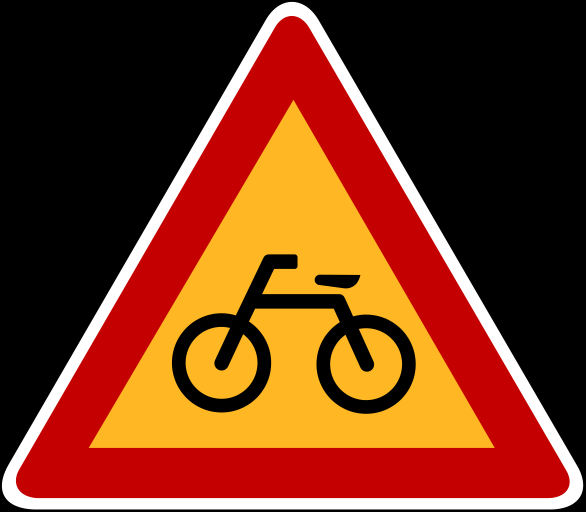
#> input picture international_2019/ThinKingo/Path_plan/_yolo/signs/bike.png, 1171 x 1024 px (shown at 1/2 size)
$ python -i util.py   (imports and definitions only)
#> lines starting #> are read from the running program, lines starting #| are printed output that depends on the picture; after the words box and inside, x2 and y2 are one past the last pixel; in counts of white or black regions, pixels touching at a corner belong together
# -*- coding: utf-8 -*-
import numpy as np
import cv2
#색상 범위 HSV
boundaries = [
    (np.array([161, 155, 84], dtype="uint8"), np.array([179, 255, 255], dtype="uint8")), # red1
    (np.array([0, 100, 70], dtype="uint8"), np.array([20, 255, 255], dtype="uint8")), # red2
    (np.array([94, 80, 200], dtype="uint8"), np.array([126, 255, 255], dtype="uint8")), # blue
    (np.array([10, 30, 50], dtype="uint8"), np.array([25, 255, 255], dtype="uint8")), #yellow
    (np.array([0, 0, 180], dtype="uint8"), np.array([180, 25, 255], dtype="uint8")) # white
]


# [64 lines left out: functions reg_of_int, draw_points, warp_image, get_birdview, not called in this run]


def Detect(img):
    #th_sobelx, th_sobely, th_mag, th_dir = (35, 100), (30, 255), (30, 255), (0.7, 1.3)
    #th_h, th_l, th_s = (10, 100), (0, 60), (85, 255)
    #combined_gradient = gradient_combine(img, th_sobelx, th_sobely, th_mag, th_dir)
    combined_hsv = cv2.cvtColor(np.zeros_like(img), cv2.COLOR_BGR2GRAY)

    for color in ['w', 'b']:
        detected = detectcolor(img, color)
        combined_hsv = cv2.bitwise_or(combined_hsv, detected)

    # [5 lines of commented-out code are left out]
    return combined_hsv


def detectcolor(img, color): # color = b, r, w, y / 이미지 상에서 색을 찾아 리턴
    minRange, maxRange = 0, 0
    if color == "w":
        (minRange, maxRange) = boundaries[4]
        mask = cv2.inRange(img, minRange, maxRange)
    elif color == "y":
        (minRange, maxRange) = boundaries[3]
        mask = cv2.inRange(img, minRange, maxRange)
    elif color == "b":
        (minRange, maxRange) = boundaries[2]
        mask = cv2.inRange(img, minRange, maxRange)
    elif color == "r":
        (minRange, maxRange) = boundaries[0]
        mask = cv2.inRange(img, minRange, maxRange)
        (minRange, maxRange) = boundaries[1]
        mask = mask + cv2.inRange(img, minRange, maxRange)
    else:
        print("In Image_util.py DetectColor - Wrong color Argument")
    return mask

def closeimage(img,kernel = np.ones((7,7), np.uint8)):
    return cv2.morphologyEx(img, cv2.MORPH_CLOSE, kernel)

# [48 lines left out: functions comb_result, smoothing, make_binary, get_color, not called in this run]

>>> import cv2
>>> picture = cv2.imread('_yolo/signs/bike.png')
#> picture is the input picture: shape (1024, 1171, 3); mean B, G, R 24, 53, 115.5
>>> result = Detect(picture)
#> the loop in Detect, `for color in ['w', 'b']:` made 2 passes
#> pass 1, in detectcolor, `mask = cv2.inRange(img, minRange, maxRange)`:
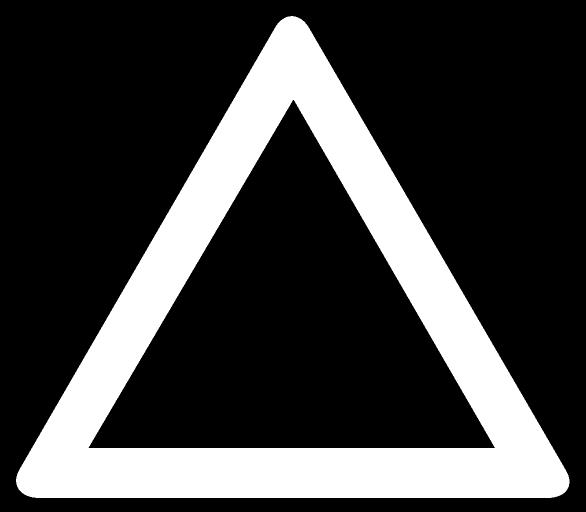
#> mask: shape (1024, 1171) (shown at 1/2 size); 24.4% white; 1 white region, box (x1, y1, x2, y2) and area: (32, 32, 1139, 996) 292514
#> pass 2, in detectcolor (call 2), `mask = cv2.inRange(img, minRange, maxRange)`:
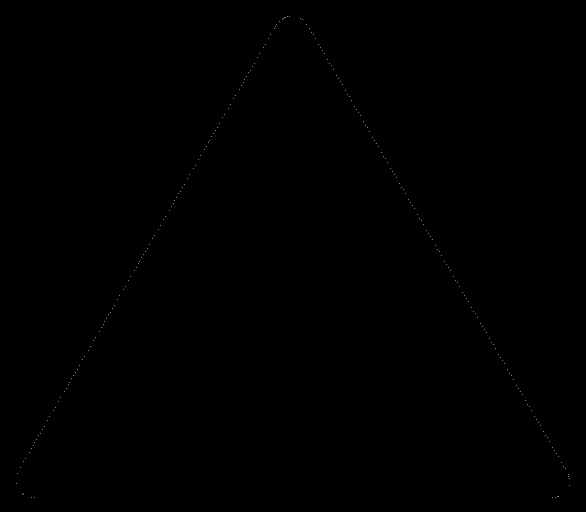
#> mask: shape (1024, 1171) (shown at 1/2 size); 0.02% white in thin lines or dots, all inside (x1, y1, x2, y2) = (32, 32, 1139, 996)
